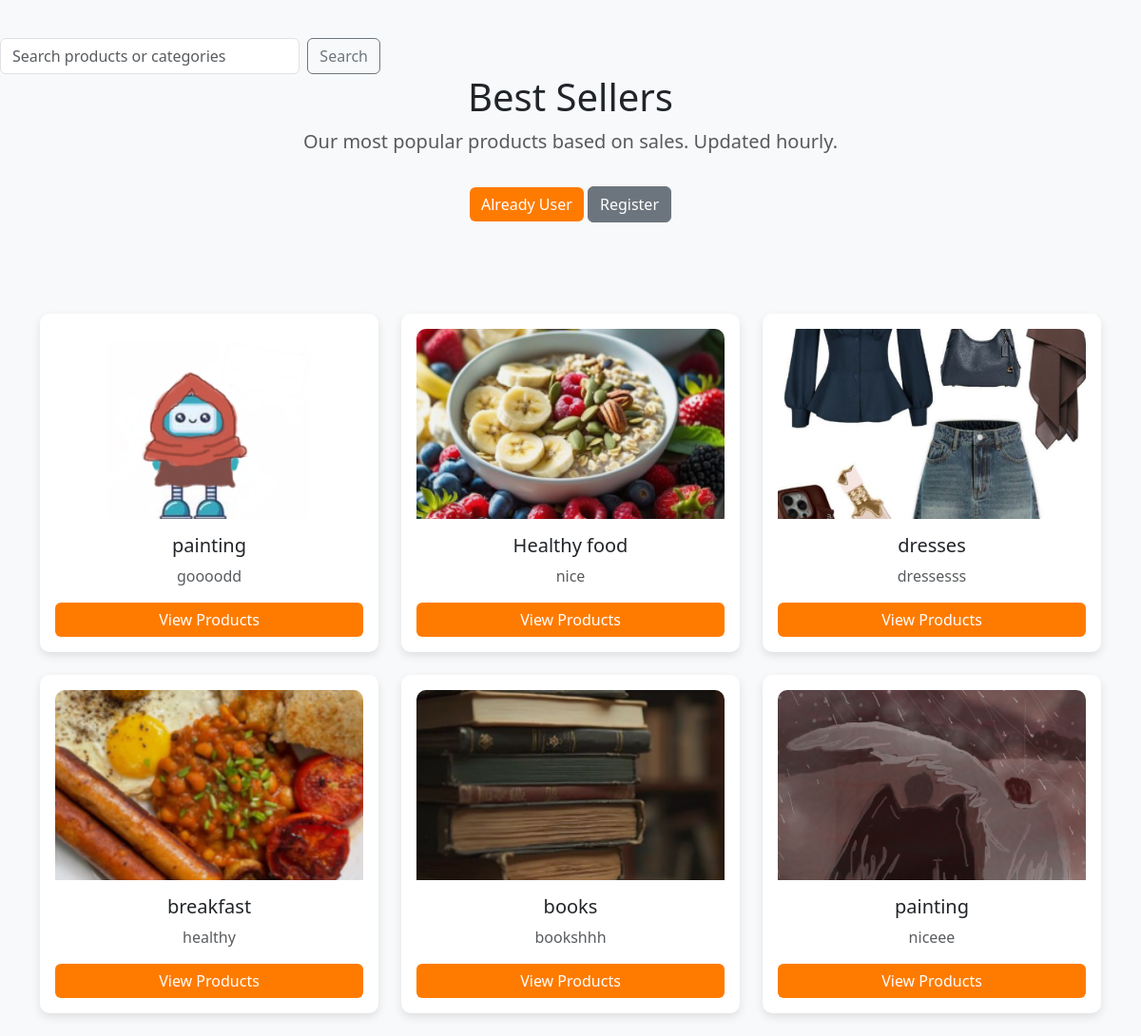
/collections/, run on an earlier commit of the app's database.
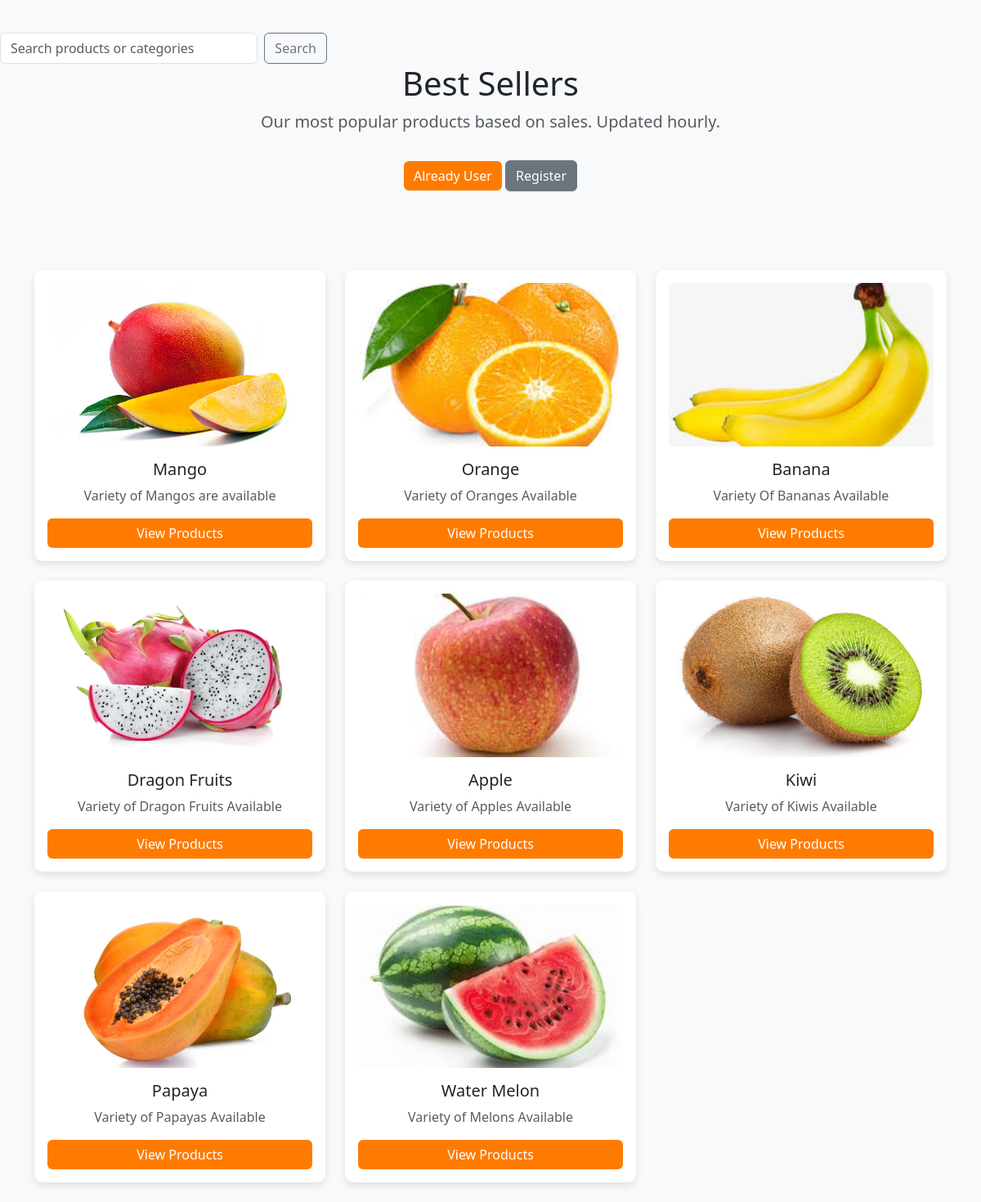
And on a later commit of the database.
### app/models.py (models this page shows, shortened)
class Catagory(models.Model):  # (you can rename to Category if needed)
    name = models.CharField(max_length=150)
    image = models.ImageField(upload_to=getFileName, null=True, blank=True)
    description = models.TextField(max_length=500)
    status = models.BooleanField(default=False, help_text="0-show,1-Hidden")
    created_at = models.DateTimeField(auto_now_add=True)

### app/views.py (the view)
# urls.py: path('collections/',views.collections,name="collections"),
def collections(request):
    catagory = Catagory.objects.filter(status=0)
    return render(request, "collections.html", {"catagory": catagory})

### app/templates/collections.html (shortened to what this page needs)
<!DOCTYPE html>
{% load static %}
<html lang="en">
<head>
    <link href="https://cdn.jsdelivr.net/npm/bootstrap@5.3.3/dist/css/bootstrap.min.css" rel="stylesheet">
    <link rel="stylesheet" href="https://code.jquery.com/ui/1.13.0/themes/base/jquery-ui.css">
</head>
<body>
    <form method="GET" action="{% url 'search_products' %}" class="d-flex" style="max-width: 400px;">
    <input type="text" name="q" id="searchBox" class="form-control" placeholder="Search products or categories">
    <button type="submit" class="btn btn-outline-secondary ms-2">Search</button>
</form>
<div class="container text-center">
    <h1 class="fw-light mb-2">Best Sellers</h1>
    <p class="lead text-muted mb-4">Our most popular products based on sales. Updated hourly.</p>
    <p>
        <a href="{% url 'login' %}" class="btn btn-primary my-2"
        style="background-color: rgb(255, 123, 0); color: white; border: none;">Already User</a>
        <a href="{% url 'register' %}" class="btn btn-secondary my-2">Register</a>
    </p><br><br><br>
    <div class="row">
       {% for item in catagory %}
    <div class="col-md-4 mb-4">
        <div class="product-card p-3">
            <img src="{{ item.image.url }}" alt="{{ item.name }}" class="product-img mb-3">
            <h5>{{ item.name }}</h5>
            <p class="text-muted">{{ item.description|truncatewords:20 }}</p>
            <a href="{% url 'collection_products' item.id %}"
               class="btn w-100"
               style="background-color: rgb(255, 123, 0); color: white; border: none;">
               View Products
            </a>
        </div>
    </div>
        {% empty %}
        <p class="text-center text-muted">No categories available.</p>
        {% endfor %}
    </div>
</div>
</body>
</html>

### app/templates/collections.html (style rules this page uses)
body { background-color: #f8f9fa; padding-top: 40px; }
.product-card { background: #fff; border-radius: 10px; box-shadow: 0 4px 10px rgba(0,0,0,0.1); transition: 0.3s; height: 100%; }
.product-img { width: 100%; height: 200px; object-fit: cover; border-radius: 10px 10px 0 0; }

What changed in the data, as far as the page shows it:
removed Catagory: image (picture), name "painting", description "goooodd"
removed Catagory: image (picture), name "Healthy food", description "nice"
removed Catagory: image (picture), name "dresses", description "dressesss"
removed Catagory: image (picture), name "breakfast", description "healthy"
removed Catagory: image (picture), name "books", description "bookshhh"
removed Catagory: image (picture), name "painting", description "niceee"
added Catagory: image (picture), name "Mango", description "Variety of Mangos are available"
added Catagory: image (picture), name "Orange", description "Variety of Oranges Available"
added Catagory: image (picture), name "Banana", description "Variety Of Bananas Available"
added Catagory: image (picture), name "Dragon Fruits", description "Variety of Dragon Fruits Available"
added Catagory: image (picture), name "Apple", description "Variety of Apples Available"
added Catagory: image (picture), name "Kiwi", description "Variety of Kiwis Available"
added Catagory: image (picture), name "Papaya", description "Variety of Papayas Available"
added Catagory: image (picture), name "Water Melon", description "Variety of Melons Available"
